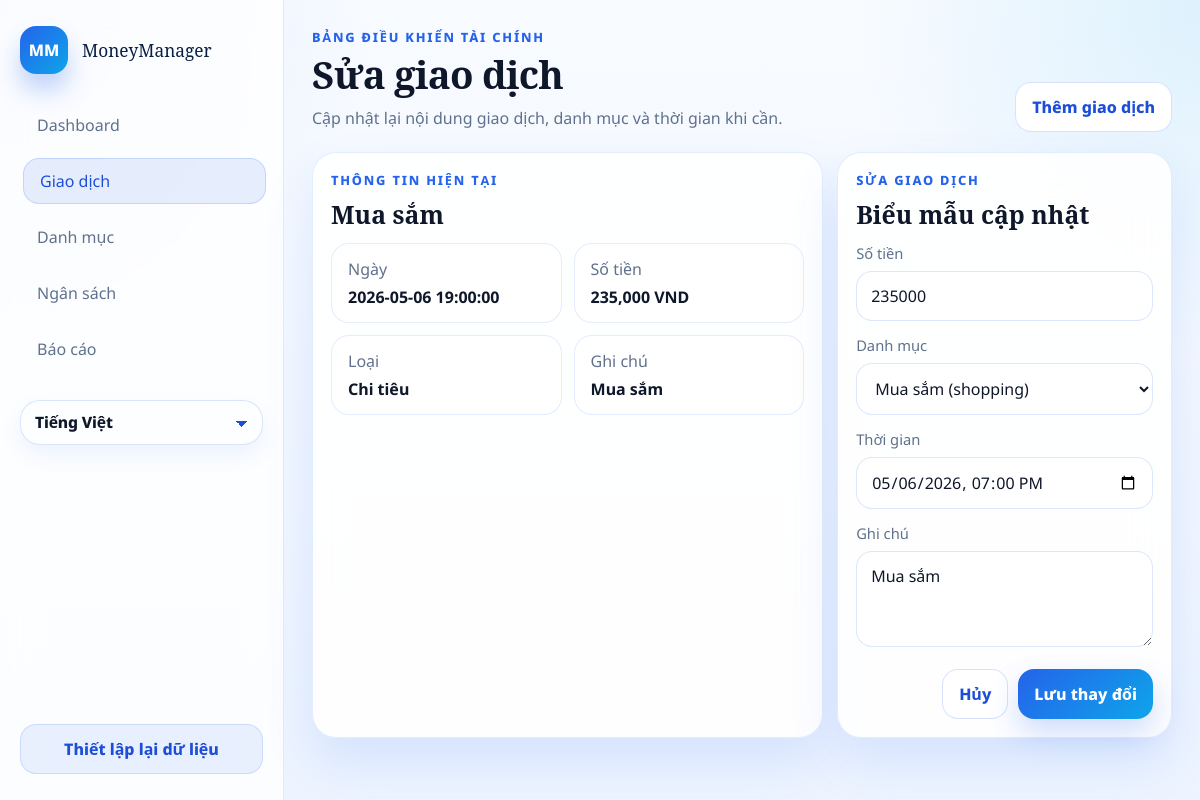
Page /transactions/46/edit on the committed database.
### tables this page shows
CREATE TABLE categories (
            id INTEGER PRIMARY KEY AUTOINCREMENT,
            key TEXT UNIQUE NOT NULL,
            value TEXT NOT NULL,
            type INTEGER NOT NULL CHECK (type IN (0, 1)) -- 0: chi, 1: thu
        );

CREATE TABLE transactions (
        id INTEGER PRIMARY KEY AUTOINCREMENT,
        date TEXT NOT NULL,
        amount REAL NOT NULL,           -- Số dương cho thu, số âm cho chi
        category_id INTEGER NOT NULL,   -- Tham chiếu sang bảng categories
        note TEXT,
        FOREIGN KEY (category_id) REFERENCES categories (id)
        );

### app.py (the view, shortened to what this page needs)
@app.route("/transactions/<int:transaction_id>/edit", methods=["GET", "POST"])
def edit_transaction(transaction_id: int) -> str:
    transaction_row = _find_transaction(transaction_id)
    if transaction_row is None:
        flash(_flash_message("flash_transaction_not_found"), "error")
        return redirect(url_for("transactions_page"))
    categories = db_helper.get_all_categories()
    return render_template(
        "transaction_edit.html",
        **_shared_context(
            "transactions",
            t("edit_transaction_title"),
            t("edit_transaction_subtitle"),
        ),
        transaction_row=transaction_row,
        categories=categories,
    )

### app.py (called while the page is built)
def _current_language() -> str:
    language = session.get("language", "vi")
    return language if language in FILE_TRANSLATIONS else "vi"

def t(key: str) -> str:
    language = _current_language()
    return FILE_TRANSLATIONS.get(language, FILE_TRANSLATIONS.get("vi", {})).get(key, key)

@app.context_processor
def inject_language_context() -> dict[str, object]:
    return {
        "current_lang": _current_language(),
        "supported_languages": [
            {
                "code": option["code"],
                "label": t("language_vi") if option["code"] == "vi" else t("language_en"),
            }
            for option in SUPPORTED_LANGUAGES
        ],
        "t": t,
        "category_label": _category_label,
        "note_label": _note_label,
    }

def _format_money(value: float) -> str:
    return f"{value:,.0f}"

def _category_label(category_key: str, fallback: str | None = None) -> str:
    label_key = f"category_label_{category_key}"
    label = t(label_key)
    if label != label_key:
        return label
    return fallback or category_key

def _month_bounds(year: int, month: int) -> tuple[str, str]:
    start = datetime(year, month, 1, 0, 0, 0)
    end_day = calendar.monthrange(year, month)[1]
    end = datetime(year, month, end_day, 23, 59, 59)
    return start.strftime("%Y-%m-%d %H:%M:%S"), end.strftime("%Y-%m-%d %H:%M:%S")

def _find_transaction(transaction_id: int) -> dict[str, object] | None:
    return db_helper.get_transaction_by_id(transaction_id)

def _ensure_db() -> None:
    if not app.config.get("DATABASE_READY", False):
        db_helper.init_db()
        app.config["DATABASE_READY"] = True

### modulo/db_helper.py (called while the page is built)
def get_connection():
    db_dir = os.path.join(os.path.dirname(__file__), '../database')
    db_path = os.path.join(db_dir, 'finance.db')
    os.makedirs(db_dir, exist_ok=True)
    conn = sqlite3.connect(db_path)
    conn.row_factory = sqlite3.Row
    return conn

def get_all_categories():
    conn = get_connection()
    cursor = conn.cursor()
    cursor.execute('SELECT * FROM categories ORDER BY type, value')
    rows = cursor.fetchall()
    conn.close()
    return [dict(row) for row in rows]

def get_setting(key):
    conn = get_connection()
    cursor = conn.cursor()
    cursor.execute('SELECT value FROM settings WHERE key = ?', (key,))
    row = cursor.fetchone()
    conn.close()
    return row['value'] if row else None

def get_budget_limit():
    budget_str = get_setting('budget_limit')
    return float(budget_str) if budget_str else 0.0

### templates/transaction_edit.html (shortened to what this page needs)
{% extends "base.html" %}
{% block content %}
<section class="module-grid module-grid-split">
  <article class="panel panel-wide">
    <div class="panel-head">
      <div>
        <p class="panel-kicker">{{ t('current_info') }}</p>
        <h2>{{ category_label(transaction_row.category_key, transaction_row.category_name) }}</h2>
      </div>
    </div>
    <div class="edit-preview">
      <div>
        <span>{{ t('date') }}</span>
        <strong>{{ transaction_row.date }}</strong>
      </div>
      <div>
        <span>{{ t('amount') }}</span>
        <strong>{{ transaction_row.amount|abs|money }} VND</strong>
      </div>
      <div>
        <span>{{ t('type') }}</span>
        <strong>{{ t('income_type') if transaction_row.category_type == 1 else t('expense_type') }}</strong>
      </div>
      <div>
        <span>{{ t('note') }}</span>
        <strong>{{ transaction_row.note or '-' }}</strong>
      </div>
    </div>
  </article>
  <article class="panel panel-medium">
    <div class="panel-head">
      <div>
        <p class="panel-kicker">{{ t('edit_transaction') }}</p>
        <h2>{{ t('update_form') }}</h2>
      </div>
    </div>
    <form class="form-stack" action="{{ url_for('edit_transaction', transaction_id=transaction_row.id) }}" method="post">
      <label>
        <span>{{ t('amount') }}</span>
        <input type="number" name="amount" min="0" step="1000" value="{{ transaction_row.amount|abs|int }}" required>
      </label>
      <label>
        <span>{{ t('category') }}</span>
        <select name="category_id" required>
          {% for category in categories %}
            <option value="{{ category.id }}" {% if category.id == transaction_row.category_id %}selected{% endif %}>
              {{ category_label(category.key, category.value) }} ({{ category.key }})
            </option>
          {% endfor %}
        </select>
      </label>
      <label>
        <span>{{ t('time') }}</span>
        <input type="datetime-local" name="date" value="{{ transaction_row.date[:16].replace(' ', 'T') }}" required>
      </label>
      <label>
        <span>{{ t('note') }}</span>
        <textarea name="note" rows="3">{{ transaction_row.note or '' }}</textarea>
      </label>
      <div class="form-actions">
        <a class="btn btn-outline" href="{{ url_for('transactions_page') }}">{{ t('cancel') }}</a>
        <button type="submit" class="btn btn-primary">{{ t('update_changes') }}</button>
      </div>
    </form>
  </article>
</section>
{% endblock %}

### static/styles.css (style rules this page uses)
:root { --bg: #f3f8ff; --bg-soft: #eaf2ff; --surface: rgba(255, 255, 255, 0.9); --surface-strong: #ffffff; --surface-soft: #eef5ff; --border: rgba(37, 99, 235, 0.12); --border-strong: rgba(37, 99, 235, 0.18); --text: #0f172a; --muted: #5f718c; --primary: #2563eb; --primary-strong: #1d4ed8; --primary-soft: rgba(37, 99, 235, 0.1); --info: #0ea5e9; --success: #10b981; --warning: #f59e0b; --danger: #ef4444; --shadow: 0 24px 50px rgba(37, 99, 235, 0.12); }
* { box-sizing: border-box; }
html { scroll-behavior: auto; }
body { margin: 0; min-height: 100vh; font-family: 'Noto Sans', system-ui, -apple-system, BlinkMacSystemFont, 'Segoe UI', sans-serif; color: var(--text); background: radial-gradient(circle at top left, rgba(37, 99, 235, 0.11), transparent 26%), radial-gradient(circle at top right, rgba(14, 165, 233, 0.11), transparent 24%), linear-gradient(180deg, #f8fbff 0%, #edf4ff 100%); text-rendering: optimizeLegibility; -webkit-font-smoothing: antialiased; }
h1, h2, h3, .brand-name, .topbar-title { font-family: 'Noto Serif', Georgia, 'Times New Roman', serif; font-feature-settings: 'kern' 1, 'liga' 1; }
a { color: inherit; }
.eyebrow, .panel-kicker { margin: 0 0 8px; color: var(--primary); text-transform: uppercase; letter-spacing: 0.14em; font-size: 0.8rem; font-weight: 800; }
.hero-panel, .panel, .metric-card, .balance-card, .quick-link { background: var(--surface); border: 1px solid var(--border); box-shadow: var(--shadow); backdrop-filter: blur(18px); }
.module-grid { display: grid; gap: 18px; margin-top: 18px; }
.module-grid-split { grid-template-columns: minmax(0, 1.45fr) minmax(320px, 0.95fr); }
.panel { padding: 22px; border-radius: 24px; }
.panel-wide, .panel-medium { min-height: 100%; }
.panel-head { display: flex; align-items: flex-start; justify-content: space-between; gap: 16px; margin-bottom: 18px; }
.panel h2, .panel h3 { margin: 0; }
.panel h2 { font-size: 1.55rem; }
.shell-transactions .module-grid { margin-top: 12px; gap: 14px; }
.shell-transactions .panel { padding: 18px; }
.shell-transactions .panel-head { margin-bottom: 12px; }
.edit-preview { display: grid; grid-template-columns: repeat(2, minmax(0, 1fr)); gap: 12px; }
.edit-preview > div, .budget-info-card, .summary-row, .report-transaction-item { padding: 14px 16px; border-radius: 18px; background: var(--surface-strong); border: 1px solid var(--border); }
.edit-preview span, .report-transaction-item span { display: block; color: var(--muted); margin-bottom: 6px; }
.form-actions { display: flex; justify-content: flex-end; gap: 10px; margin-top: 8px; }
.form-stack { display: grid; gap: 14px; }
.form-stack label, .form-inline { display: grid; gap: 8px; }
.form-stack span, .form-inline span { color: var(--muted); font-size: 0.92rem; }
input, select, textarea { width: 100%; border: 1px solid rgba(37, 99, 235, 0.16); border-radius: 16px; background: var(--surface-strong); color: var(--text); padding: 13px 14px; font: inherit; outline: none; transition: border-color 0.18s ease, box-shadow 0.18s ease, transform 0.18s ease; }
textarea { min-height: 96px; resize: vertical; }
.btn { display: inline-flex; align-items: center; justify-content: center; gap: 8px; border: 0; border-radius: 16px; padding: 13px 16px; font: inherit; font-weight: 800; text-decoration: none; cursor: pointer; transition: transform 0.18s ease, box-shadow 0.18s ease, background 0.18s ease; }
.btn-primary { color: #fff; background: linear-gradient(135deg, var(--primary), var(--info)); box-shadow: 0 14px 30px rgba(37, 99, 235, 0.22); }
.btn-outline { color: var(--primary-strong); background: var(--surface-strong); border: 1px solid rgba(37, 99, 235, 0.18); }

### rows in the picture
categories: key+value "Mua sắm", type "Chi tiêu"
transactions: category_id "Mua sắm (shopping)"

### other values in the picture
{{ t('dashboard') }} "Dashboard"
{{ t('transactions') }} "Giao dịch"
{{ t('categories') }} "Danh mục"
{{ t('budget') }} "Ngân sách"
{{ t('reports') }} "Báo cáo"
{{ t('reset_data') }} "Thiết lập lại dữ liệu"
{{ t('finance_dashboard') }} "BẢNG ĐIỀU KHIỂN TÀI CHÍNH"
{{ page_title }} "Sửa giao dịch"
{{ page_subtitle }} "Cập nhật lại nội dung giao dịch, danh mục và thời gian khi cần."
{{ t('add_transaction') }} "Thêm giao dịch"
{{ t('current_info') }} "THÔNG TIN HIỆN TẠI"
{{ t('date') }} "Ngày"
{{ t('amount') }} "Số tiền"
{{ t('type') }} "Loại"
{{ t('note') }} "Ghi chú"
